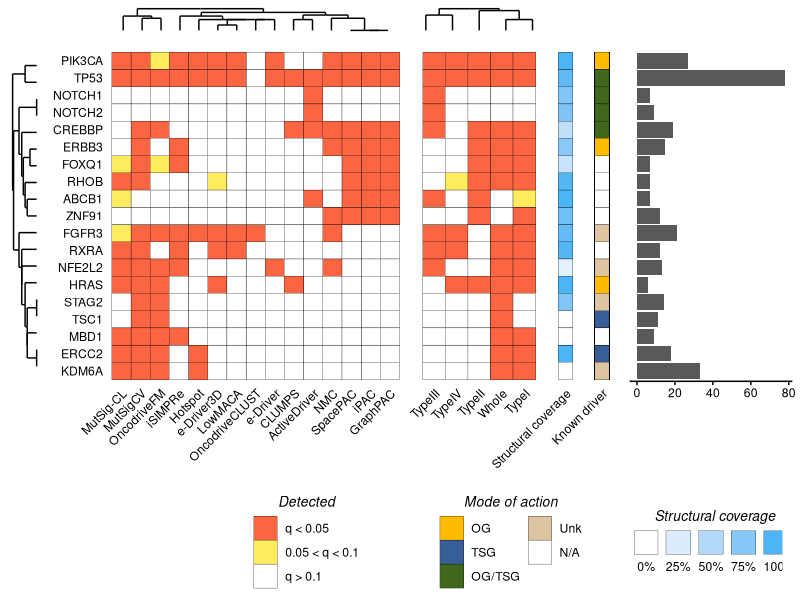

Generate this figure with R:
library (ggplot2)
library (pheatmap)
library (reshape2)
library (gridExtra)
library (gplots)
library (ggdendro)
library (grid)

#THIS IS A FUNCTION THAT EXTRACTS THE LEGEND FROM A GGPLOT
#TOOK IT FROM https://github.com/hadley/ggplot2/wiki/Share-a-legend-between-two-ggplot2-graphs

g_legend<-function(a.gplot){
  tmp <- ggplot_gtable(ggplot_build(a.gplot))
  leg <- which(sapply(tmp$grobs, function(x) x$name) == "guide-box")
  legend <- tmp$grobs[[leg]]
  return(legend)}
  
#LOAD DATA
pipeline.res <- read.table ("../raw_data/matrix_blca.txt", sep = "\t", header = TRUE, check.names = FALSE)

#THIS ADJUSTS THE ORDER OF THE "MODE OF ACTION" LEGEND
pipeline.res$Mode <- factor (pipeline.res$Mode, levels = c ("OG", "TSG", "OG/TSG", "Unk", "N/A"))

#WE SUBSET TO THE FRACTION OF GENES WE WANT
#I LIMITED THE PLOT TO GENES DETECTED BY FIVE OR MORE METHODS, OR KNOWN DRIVER GENES IN THAT TISSUE DETECTED AT LEAST ONCE
#FEEL FREE TO ADJUST TO ADD OTHER GENES
pipe.sig <- subset (pipeline.res, Detected > 3 | (Detected > 0 & KnownDriver != "No"))

#SUBSET ONLY THE PART WE WANT
mat.plot <- pipe.sig[,c ("Gene", "MutSigCV", "OncodriveFM", "OncodriveCLUST", "NMC", "MutSig-CL", "e-Driver", "e-Driver3D", "iPAC", "GraphPAC", "SpacePAC", "CLUMPS", "iSIMPRe", "ActiveDriver", "Hotspot", "LowMACA")]
mat.melt <- melt (mat.plot)

#BINARIZE THE PREDICTIONS INSTEAD OF P-VALS
mat.melt$value <- ifelse (mat.melt$value < 0.05, 1, 0)

#RE-CREATE THE MATRIX
mat.plot <- acast (mat.melt, Gene ~ variable, value.var = "value")

#CALC THE CLUSTERING FOR THE METHODS AND GET THE DENDROGRAM
model.meth <- hclust (dist (t(mat.plot)))
dhc.meth <- as.dendrogram (model.meth)
ddata.meth <- dendro_data (dhc.meth, type = "rectangle")
dendro.meth <- ggplot (segment (ddata.meth)) + geom_segment (aes (x = x, y = y, xend = xend, yend = yend)) + theme (panel.background = element_blank(), axis.text = element_blank(), axis.ticks = element_blank(), axis.title = element_blank())

#CALC THE CLUSTERING FOR THE GENES AND GET THE DENDROGRAM
model.gene <- hclust (dist (mat.plot))
dhc.gene <- as.dendrogram (model.gene)
ddata.gene <- dendro_data (dhc.gene, type = "rectangle")
dendro.gene <- ggplot (segment (ddata.gene)) + geom_segment (aes (x = -x, y = -y, xend = -xend, yend = -yend)) + theme (panel.background = element_blank(), axis.text = element_blank(), axis.ticks = element_blank(), axis.title = element_blank()) + coord_flip ()

#RE-ORDER THE GENES
pipe.sig$Gene <- factor (pipe.sig$Gene, levels = rev(rownames (mat.plot)[model.gene$order]))
pipe.melt <- melt (pipe.sig)
pipe.npat <- pipe.melt

#BINARIZE THE PREDICTIONS INSTEAD OF P-VALS
pipe.melt$binarized <- ifelse (pipe.melt$value < 0.05, "q < 0.05", ifelse (pipe.melt$value < 0.1, "0.05 < q < 0.1", "q > 0.1"))
pipe.melt$binarized <- factor (pipe.melt$binarized, levels = c ("q < 0.05", "0.05 < q < 0.1", "q > 0.1"))

#RE-ORDER THE METHODS
methods.sorted <- colnames (mat.plot)[model.meth$order]
methods.sorted[16] <- "NPat"
methods.sorted[17] <- "Detected"
methods.sorted[18] <- "Coverage"
pipe.melt$variable <- factor (pipe.melt$variable, levels = methods.sorted)

#PREPARE THE PLOTS
heat.plot <- ggplot (subset (pipe.melt, !(variable %in% c("NPat", "Detected", "Coverage"))), aes (x = variable, y = Gene)) + geom_tile (aes (fill = binarized), color = "black") + theme (axis.text = element_text (color = "black"), axis.text.x = element_text (angle = 45, hjust = 1), axis.ticks = element_blank(), axis.line = element_blank(), panel.background = element_blank(), axis.title = element_blank(), legend.position = "none") + scale_fill_manual (name = "Detected", values = c("#FB6542", "#FFEC5C", "white"))
leg.plot.heat <- ggplot (subset (pipe.melt, !(variable %in% c("NPat", "Detected", "Coverage"))), aes (x = variable, y = Gene)) + geom_tile (aes (fill = binarized), color = "black") + theme (axis.text = element_text (color = "black"), axis.text.x = element_text (angle = 45, hjust = 1), axis.ticks = element_blank(), axis.line = element_blank(), panel.background = element_blank(), axis.title = element_blank(), legend.position = "right") + scale_fill_manual (guide = guide_legend (title = "Detected", title.position = "top", title.hjust = 0.5, title.theme = element_text (face = "italic", angle = 0, size = 10), ncol = 1), values = c("#FB6542", "#FFEC5C", "white"))
leg.heat <- g_legend (leg.plot.heat)
npat.plot <- ggplot (subset (pipe.npat, variable == "NPat"), aes (x = Gene, y = value)) + geom_bar (stat = "identity") + coord_flip() + theme (axis.text.y = element_blank(), axis.ticks.y = element_blank(), axis.title = element_blank(), axis.text.x = element_text (color = "black"), axis.ticks.x = element_line (color = "black"), axis.line.x = element_line (color = "black"), panel.background = element_blank())
known.plot <- ggplot (pipe.melt, aes (x = "Known driver", y = Gene)) + geom_tile (aes (fill = Mode), color = "black") + theme (axis.text.y = element_blank(), axis.ticks = element_blank(), axis.title = element_blank(), axis.text.x = element_text (color = "black", angle = 45, hjust = 1), legend.position = "none", panel.background = element_blank()) + scale_fill_manual (values = c ("#FFBB00", "#375E97", "#3F681C", "#DDC5A2", "white"))
leg.plot.known <- ggplot (pipe.melt, aes (x = "Known driver", y = Gene)) + geom_tile (aes (fill = Mode), color = "black") + theme (axis.text.y = element_blank(), axis.ticks = element_blank(), axis.title = element_blank(), axis.text.x = element_text (color = "black", angle = 45, hjust = 1), legend.position = "right", panel.background = element_blank()) + scale_fill_manual (name = "Mode", values = c ("#FFBB00", "#375E97", "#3F681C", "#DDC5A2", "white"), guide = guide_legend (ncol = 2, title = "Mode of action", title.position = "top", title.hjust = 0.5, title.theme = element_text (face = "italic", angle = 0, size = 10)))
leg.known <- g_legend (leg.plot.known)
struc.plot <- ggplot (subset (pipe.melt, variable == "Coverage"), aes (x = "Structural coverage", y = Gene, fill = value)) + geom_tile (color = "black") + theme (axis.text.y = element_blank(), axis.ticks = element_blank(), axis.title = element_blank(), axis.text.x = element_text (color = "black", angle = 45, hjust = 1), legend.position = "none", panel.background = element_blank()) + scale_fill_continuous (low = "white", high = "#4CB5F5")
leg.plot.struc <- ggplot (subset (pipe.melt, variable == "Coverage"), aes (x = "Structural coverage", y = Gene, fill = value)) + geom_tile (color = "black") + theme (axis.text.y = element_blank(), axis.ticks = element_blank(), axis.title = element_blank(), axis.text.x = element_text (color = "black", angle = 45, hjust = 1), legend.position = "bottom", panel.background = element_blank()) + scale_fill_gradient (low = "white", high = "#4CB5F5", limits = c (0,1), labels = scales::percent, guide = guide_legend (title = "Structural coverage", title.position = "top", title.hjust = 0.5, label.position = "bottom", label.hjust = 0.5, title.theme = element_text (face = "italic", angle = 0, size = 10)))
leg.struc <- g_legend (leg.plot.struc)
empty.plot <- rectGrob(gp=gpar(col="white"))

#CREATE THE SUMMARY PER CATEGORIES
pipeline.back <- pipeline.res
pipeline.back$Whole <- apply (pipeline.res[,c("OncodriveFM", "MutSigCV")], 1, min)
pipeline.back$TypeI <- apply (pipeline.res[,c("NMC", "OncodriveCLUST", "MutSig-CL", "Hotspot", "iSIMPRe")], 1, min)
pipeline.back$TypeII <- apply (pipeline.res[,c("GraphPAC", "iPAC", "SpacePAC", "CLUMPS")], 1, min)
pipeline.back$TypeIII <- apply (pipeline.res[,c("ActiveDriver", "e-Driver", "LowMACA")], 1, min)
pipeline.back$TypeIV <- pipeline.res$'e-Driver3D'

pipe.back.sig <- subset (pipeline.back, Detected > 3 | (Detected > 0 & KnownDriver != "No"))

mat.back.plot <- pipe.back.sig[,c ("Gene", "Whole", "TypeI", "TypeII", "TypeIII", "TypeIV")]
mat.back.melt <- melt (mat.back.plot)
mat.back.melt$value <- ifelse (mat.back.melt$value < 0.05, 1, 0)
mat.back.plot <- acast (mat.back.melt, Gene ~ variable, value.var = "value")

#CALC DENDROGRAM FROM CATEGORIES
model.type <- hclust (dist (t(mat.back.plot)))
dhc.type <- as.dendrogram (model.type)
ddata.type <- dendro_data (dhc.type, type = "rectangle")
dendro.type <- ggplot (segment (ddata.type)) + geom_segment (aes (x = x, y = y, xend = xend, yend = yend)) + theme (panel.background = element_blank(), axis.text = element_blank(), axis.ticks = element_blank(), axis.title = element_blank())

pipe.back.sig$Gene <- factor (pipe.back.sig$Gene, levels = rev(rownames (mat.plot)[model.gene$order]))
pipe.back.melt <- melt (pipe.back.sig[,c ("Gene", "Whole", "TypeI", "TypeII", "TypeIII", "TypeIV", "NPat", "Detected", "KnownDriver")])
pipe.back.melt$binarized <- ifelse (pipe.back.melt$value < 0.05, "q < 0.05", ifelse (pipe.back.melt$value < 0.1, "0.05 < q < 0.1", "q > 0.1"))
pipe.back.melt$binarized <- factor (pipe.back.melt$binarized, levels = c ("q < 0.05", "0.05 < q < 0.1", "q > 0.1"))

#ORDER CATEGORIES
types.sorted <- colnames (mat.back.plot)[model.type$order]
types.sorted[6] <- "NPat"
types.sorted[7] <- "Detected"
types.sorted[8] <- "Coverage"
pipe.back.melt$variable <- factor (pipe.back.melt$variable, levels = types.sorted)

#CREATE THE PLOT FOR THE CATEGORIES
type.plot <- ggplot (subset (pipe.back.melt, !(variable %in% c("NPat", "Detected", "Coverage"))), aes (x = variable, y = Gene)) + geom_tile (aes (fill = binarized), color = "black") + theme (axis.text = element_text (color = "black"), axis.text.x = element_text (angle = 45, hjust = 1), axis.ticks = element_blank(), axis.line = element_blank(), panel.background = element_blank(), axis.title = element_blank(), legend.position = "none") + scale_fill_manual (name = "Detected", values = c("#FB6542", "#FFEC5C", "white")) + theme (axis.text.y = element_blank())

#ADJUST HEIGHTS OF THE METHODS
gA=ggplot_gtable(ggplot_build(heat.plot))
gB=ggplot_gtable(ggplot_build(type.plot))
gC2=ggplot_gtable(ggplot_build(struc.plot))
gC=ggplot_gtable(ggplot_build(known.plot))
gD=ggplot_gtable(ggplot_build(npat.plot))
gE=ggplot_gtable(ggplot_build(dendro.gene))
maxHeight = grid::unit.pmax(gA$heights, gB$heights, gC$heights, gD$heights, gE$heights)
gA$heights <- as.list(maxHeight)
gB$heights <- as.list(maxHeight)
gC2$heights <- as.list(maxHeight)
gC$heights <- as.list(maxHeight)
gD$heights <- as.list(maxHeight)
gE$heights <- as.list(maxHeight)

gF=ggplot_gtable(ggplot_build(dendro.meth))
gG=ggplot_gtable(ggplot_build(dendro.type))

maxWidth = grid::unit.pmax(gA$widths, gF$widths)
gA$widths <- as.list(maxWidth)
gF$widths <- as.list(maxWidth)

maxWidth = grid::unit.pmax(gB$widths, gG$widths)
gB$widths <- as.list(maxWidth)
gG$widths <- as.list(maxWidth)

#ARRANGE IT ALL
grid.arrange (arrangeGrob(empty.plot, gF, gG, empty.plot, empty.plot, empty.plot, gE, gA, gB, gC2, gC, gD, nrow = 2, widths = c (1/10, 4/5, 3/10, 2/25, 2/25, 2/5), heights = c (1, 10)), empty.plot, arrangeGrob(empty.plot, leg.heat, leg.known, leg.struc, empty.plot, nrow = 1, widths = c (7/2,2,4,2,1/4)), ncol = 1, heights = c (12,1/4,3))
